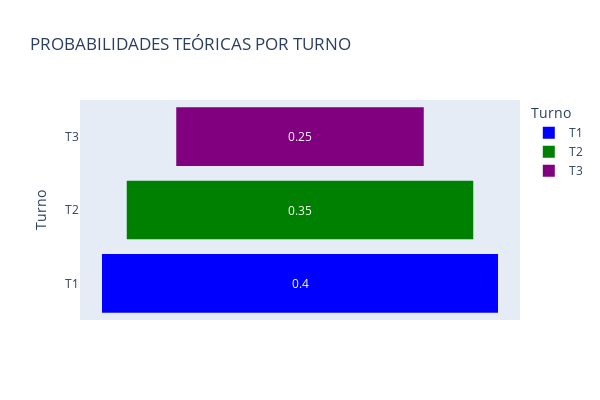

Here is the notebook cell this chart was saved with:
### Code cell
probabilidades_teoricas = [0.4, 0.35, 0.25]


df_probabilidades_teoricas = pd.DataFrame({
    'Turno': ['T1', 'T2', 'T3'],
    'Probabilidad Teórica': probabilidades_teoricas
})


fig = px.funnel(df_probabilidades_teoricas, x='Probabilidad Teórica', y='Turno',
                title='PROBABILIDADES TEÓRICAS POR TURNO',
                labels={'Turno': 'Turno', 'Probabilidad Teórica': 'Probabilidad Teórica'},
                height=400, width=600,
                color='Turno',  
                color_discrete_map={'T1': 'blue', 'T2': 'green', 'T3': 'purple'})  


fig.show()

### Figure 1 — Plotly figure (JSON) as saved in the notebook; plotly's stock layout.template omitted (floating-point values rounded to 4 significant figures)
{"data": [{"hovertemplate": "Turno=%{y}<br>Probabilidad Teórica=%{x}<extra></extra>", "legendgroup": "T1", "marker": {"color": "blue"}, "name": "T1", "orientation": "h", "showlegend": true, "type": "funnel", "x": [0.4], "xaxis": "x", "y": ["T1"], "yaxis": "y"}, {"hovertemplate": "Turno=%{y}<br>Probabilidad Teórica=%{x}<extra></extra>", "legendgroup": "T2", "marker": {"color": "green"}, "name": "T2", "orientation": "h", "showlegend": true, "type": "funnel", "x": [0.35], "xaxis": "x", "y": ["T2"], "yaxis": "y"}, {"hovertemplate": "Turno=%{y}<br>Probabilidad Teórica=%{x}<extra></extra>", "legendgroup": "T3", "marker": {"color": "purple"}, "name": "T3", "orientation": "h", "showlegend": true, "type": "funnel", "x": [0.25], "xaxis": "x", "y": ["T3"], "yaxis": "y"}], "layout": {"height": 400, "legend": {"title": {"text": "Turno"}, "tracegroupgap": 0}, "title": {"text": "PROBABILIDADES TEÓRICAS POR TURNO"}, "width": 600, "xaxis": {"anchor": "y", "domain": [0, 1], "title": {"text": "Probabilidad Teórica"}}, "yaxis": {"anchor": "x", "categoryarray": ["T3", "T2", "T1"], "categoryorder": "array", "domain": [0, 1], "title": {"text": "Turno"}}}}
